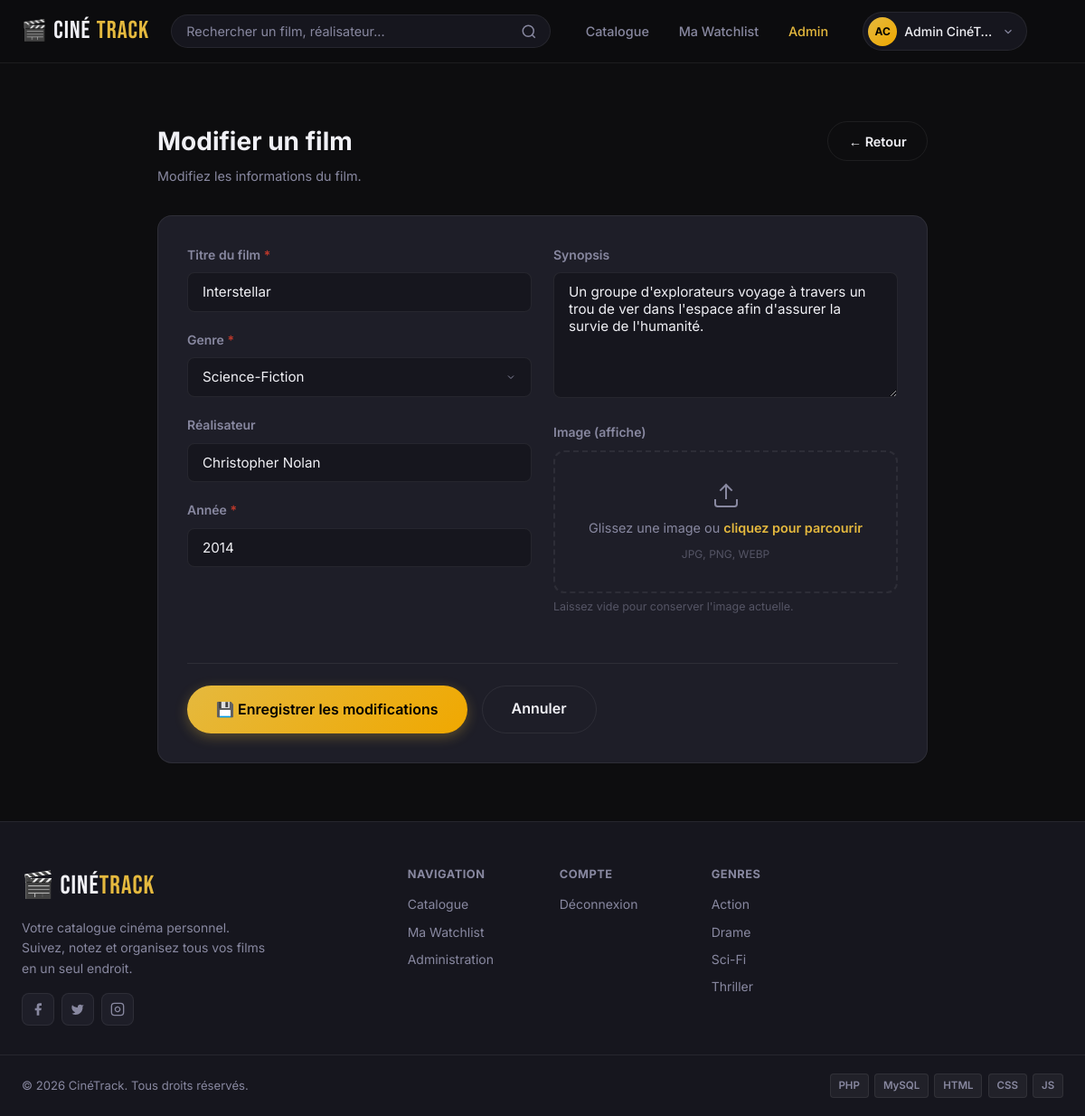
Page /controllers/AdminController.php?action=edit&id=2 (signed in) on the committed database.
### tables this page shows
CREATE TABLE IF NOT EXISTS films (
    id INT AUTO_INCREMENT PRIMARY KEY,
    titre VARCHAR(255) NOT NULL,
    genre VARCHAR(100) NOT NULL,
    synopsis TEXT,
    realisateur VARCHAR(150),
    annee INT,
    image VARCHAR(255) DEFAULT 'default.jpg',
    created_at TIMESTAMP DEFAULT CURRENT_TIMESTAMP
);

### config/database.php (called while the page is built, shortened)
<?php
class Database {
    private static ?PDO $instance = null;
    public static function getConnection(): PDO {
        if (self::$instance === null) {
            $dsn = "mysql:host=" . DB_HOST . ";dbname=" . DB_NAME . ";charset=" . DB_CHARSET;
            $options = [
                PDO::ATTR_ERRMODE            => PDO::ERRMODE_EXCEPTION,
                PDO::ATTR_DEFAULT_FETCH_MODE => PDO::FETCH_ASSOC,
                PDO::ATTR_EMULATE_PREPARES   => false,
            ];
            try {
                self::$instance = new PDO($dsn, DB_USER, DB_PASS, $options);
            } catch (PDOException $e) {
                die("<div style='color:red;font-family:sans-serif;padding:20px;'>
                    <h3>Erreur de connexion à la base de données</h3>
                    <p>" . $e->getMessage() . "</p>
                    <p>Vérifiez vos paramètres dans config/database.php</p>
                </div>");
            }
        }
        return self::$instance;
    }
}

### models/Film.php (called while the page is built, shortened)
<?php
require_once __DIR__ . '/../config/database.php';
class Film {
    private PDO $db;
    public function __construct() {
        $this->db = Database::getConnection();
    }
    public function getById(int $id): array|false {
        $stmt = $this->db->prepare(
            "SELECT f.*,
                COALESCE(AVG(a.note), 0) AS note_moyenne,
                COUNT(a.id) AS nb_avis
             FROM films f
             LEFT JOIN avis a ON a.film_id = f.id
             WHERE f.id = :id
             GROUP BY f.id"
        );
        $stmt->execute([':id' => $id]);
        return $stmt->fetch();
    }
}

### views/admin/form.php (the view, shortened to what this page needs)
<?php
$isEdit    = isset($film);
include __DIR__ . '/../layouts/header.php';
?>
<section class="section">
    <div class="container container--narrow">
        <div class="section__header">
            <div>
                <h1 class="section__title"><?= $isEdit ? 'Modifier un film' : 'Ajouter un film' ?></h1>
                <p class="section__subtitle">
                    <?= $isEdit ? 'Modifiez les informations du film.' : 'Remplissez le formulaire pour ajouter un nouveau film au catalogue.' ?>
                </p>
            </div>
            <a href="<?= BASE_URL ?>/controllers/AdminController.php?action=index" class="btn btn-outline">
                ← Retour
            </a>
        </div>
        <form
            action="<?= BASE_URL ?>/controllers/AdminController.php?action=<?= $isEdit ? 'doEdit' : 'doCreate' ?>"
            method="POST"
            class="film-form card"
            enctype="multipart/form-data"
        >
            <div class="form-grid">
                <div class="form-col">
                    <div class="form-group">
                        <label class="form-label" for="titre">Titre du film <span class="required">*</span></label>
                        <input
                            type="text"
                            id="titre"
                            name="titre"
                            class="form-control"
                            placeholder="Ex: Inception"
                            value="<?= $isEdit ? htmlspecialchars($film['titre']) : '' ?>"
                            required
                        >
                    </div>
                    <div class="form-group">
                        <label class="form-label" for="genre">Genre <span class="required">*</span></label>
                        <select id="genre" name="genre" class="form-select" required>
                            <?php
                            $genres_list = ['Action', 'Animation', 'Aventure', 'Biographie', 'Comédie', 'Crime', 'Documentaire', 'Drame', 'Fantaisie', 'Horreur', 'Musical', 'Policier', 'Romance', 'Science-Fiction', 'Thriller', 'Western'];
                            foreach ($genres_list as $g):
                                $selected = ($isEdit && $film['genre'] === $g) ? 'selected' : '';
                            ?>
                                <option value="<?= $g ?>" <?= $selected ?>><?= $g ?></option>
                            <?php endforeach; ?>
                        </select>
                    </div>
                    <div class="form-group">
                        <label class="form-label" for="realisateur">Réalisateur</label>
                        <input
                            type="text"
                            id="realisateur"
                            name="realisateur"
                            class="form-control"
                            placeholder="Ex: Christopher Nolan"
                            value="<?= $isEdit ? htmlspecialchars($film['realisateur']) : '' ?>"
                        >
                    </div>
                    <div class="form-group">
                        <label class="form-label" for="annee">Année <span class="required">*</span></label>
                        <input
                            type="number"
                            id="annee"
                            name="annee"
                            class="form-control"
                            placeholder="Ex: 2010"
                            min="1888"
                            max="<?= date('Y') + 2 ?>"
                            value="<?= $isEdit ? $film['annee'] : '' ?>"
                            required
                        >
                    </div>
                </div>
                <div class="form-col">
                    <div class="form-group">
                        <label class="form-label" for="synopsis">Synopsis</label>
                        <textarea
                            id="synopsis"
                            name="synopsis"
                            class="form-textarea"
                            rows="6"
                            placeholder="Décrivez l'histoire du film..."
                        ><?= $isEdit ? htmlspecialchars($film['synopsis']) : '' ?></textarea>
                    </div>
                    <div class="form-group">
                        <label class="form-label" for="image">Image (affiche)</label>
                        <div class="file-upload" id="file-upload-zone">
                            <div class="file-upload__visual">
                                <?php if ($isEdit && $film['image'] !== 'default.jpg'): ?>
                                    <img id="image-preview" src="<?= BASE_URL ?>/assets/img/<?= htmlspecialchars($film['image']) ?>" alt="Aperçu">
                                <?php else: ?>
                                    <div class="file-upload__placeholder" id="file-placeholder">
                                        <svg xmlns="http://www.w3.org/2000/svg" width="32" height="32" viewBox="0 0 24 24" fill="none" stroke="currentColor" stroke-width="1.5"><path d="M21 15v4a2 2 0 0 1-2 2H5a2 2 0 0 1-2-2v-4"/><polyline points="17 8 12 3 7 8"/><line x1="12" y1="3" x2="12" y2="15"/></svg>
                                        <p>Glissez une image ou <span class="link-gold">cliquez pour parcourir</span></p>
                                        <small>JPG, PNG, WEBP</small>
                                    </div>
                                <?php endif; ?>
                            </div>
                        </div>
                        <?php if ($isEdit): ?>
                            <small class="form-hint">Laissez vide pour conserver l'image actuelle.</small>
                        <?php endif; ?>
                    </div>
                </div>
            </div>
            <div class="form-actions">
                <button type="submit" class="btn btn-gold btn-lg">
                    <?= $isEdit ? '💾 Enregistrer les modifications' : '✅ Ajouter le film' ?>
                </button>
                <a href="<?= BASE_URL ?>/controllers/AdminController.php?action=index" class="btn btn-outline btn-lg">
                    Annuler
                </a>
            </div>
        </form>
    </div>
</section>
<?php include __DIR__ . '/../layouts/footer.php'; ?>

### assets/css/style.css (style rules this page uses)
*, *::before, *::after { box-sizing: border-box; margin: 0; padding: 0; }
:root { --bg: #0D0D0F; --surface: #16161E; --card: #1E1E28; --card-hover: #252532; --border: rgba(255, 255, 255, 0.07); --or: #E5B93E; --or-dark: #c9a02e; --or-glow: rgba(229, 185, 62, 0.25); --rouge: #C0392B; --rouge-dark: #a93022; --success: #27AE60; --success-dark: #1e8449; --text: #F0F0F5; --text-muted: #8888A0; --text-faint: #555565; --navbar-h: 70px; --radius: 12px; --radius-sm: 8px; --radius-lg: 16px; --shadow: 0 4px 24px rgba(0,0,0,0.4); --shadow-lg: 0 8px 48px rgba(0,0,0,0.6); --transition: 0.25s ease; --font: 'Inter', system-ui, sans-serif; }
html { scroll-behavior: smooth; }
body { font-family: var(--font); background-color: var(--bg); color: var(--text); line-height: 1.6; min-height: 100vh; display: flex; flex-direction: column; }
a { text-decoration: none; color: inherit; }
.container { max-width: 1280px; margin: 0 auto; padding: 0 1.5rem; }
.container--narrow { max-width: 900px; }
.section { padding: 4rem 0; }
.section__header { display: flex; align-items: flex-start; justify-content: space-between; gap: 1rem; margin-bottom: 2rem; flex-wrap: wrap; }
.section__title { font-size: 1.75rem; font-weight: 700; margin-bottom: 0.25rem; }
.section__subtitle { color: var(--text-muted); font-size: 0.9rem; }
.btn { display: inline-flex; align-items: center; gap: 0.4rem; padding: 0.6rem 1.4rem; border-radius: 50px; font-size: 0.9rem; font-weight: 600; font-family: var(--font); border: none; cursor: pointer; transition: all var(--transition); white-space: nowrap; text-decoration: none; }
.btn-gold { background: linear-gradient(135deg, var(--or), #f0a800); color: #000; box-shadow: 0 4px 14px rgba(229,185,62,0.3); }
.btn-outline { background: transparent; color: var(--text); border: 1px solid var(--border); }
.btn-lg { padding: 0.8rem 2rem; font-size: 1rem; }
.form-control, .form-select, .form-textarea { width: 100%; background: var(--surface); border: 1px solid var(--border); border-radius: var(--radius-sm); color: var(--text); font-family: var(--font); font-size: 0.95rem; padding: 0.7rem 1rem; outline: none; transition: border-color var(--transition), box-shadow var(--transition); appearance: none; }
.form-control::placeholder, .form-textarea::placeholder { color: var(--text-faint); }
.form-select { cursor: pointer; background-repeat: no-repeat; background-position: right 1rem center; padding-right: 2.5rem; }
.form-select option { background: var(--surface); }
.form-textarea { resize: vertical; min-height: 120px; }
.form-group { margin-bottom: 1.25rem; }
.form-label { display: block; font-size: 0.875rem; font-weight: 600; margin-bottom: 0.5rem; color: var(--text-muted); }
.form-hint { display: block; margin-top: 0.3rem; font-size: 0.78rem; color: var(--text-faint); }
.required { color: var(--rouge); }
.file-upload { border: 2px dashed var(--border); border-radius: var(--radius); overflow: hidden; cursor: pointer; transition: border-color var(--transition); }
.file-upload__visual { padding: 2rem; text-align: center; }
.file-upload__placeholder { display: flex; flex-direction: column; align-items: center; gap: 0.5rem; color: var(--text-muted); }
.file-upload__placeholder p { font-size: 0.9rem; }
.file-upload__placeholder small { font-size: 0.75rem; color: var(--text-faint); }
.form-grid { display: grid; grid-template-columns: 1fr 1fr; gap: 1.5rem; }
.form-actions { display: flex; gap: 1rem; margin-top: 2rem; padding-top: 1.5rem; border-top: 1px solid var(--border); flex-wrap: wrap; }
.link-gold { color: var(--or); font-weight: 600; transition: opacity var(--transition); }
.card { background: var(--card); border: 1px solid var(--border); border-radius: var(--radius-lg); padding: 2rem; }

### rows in the picture
films: titre "Interstellar", realisateur "Christopher Nolan", annee "2014", synopsis "Un groupe d'explorateurs voyage à travers un trou de ver dans l'espace afin d'assurer la survie de l'humanité."

### other values in the picture
$initiales "AC"
$_SESSION['user_nom'] "Admin CinéT…"
form field genre "Science-Fiction"
